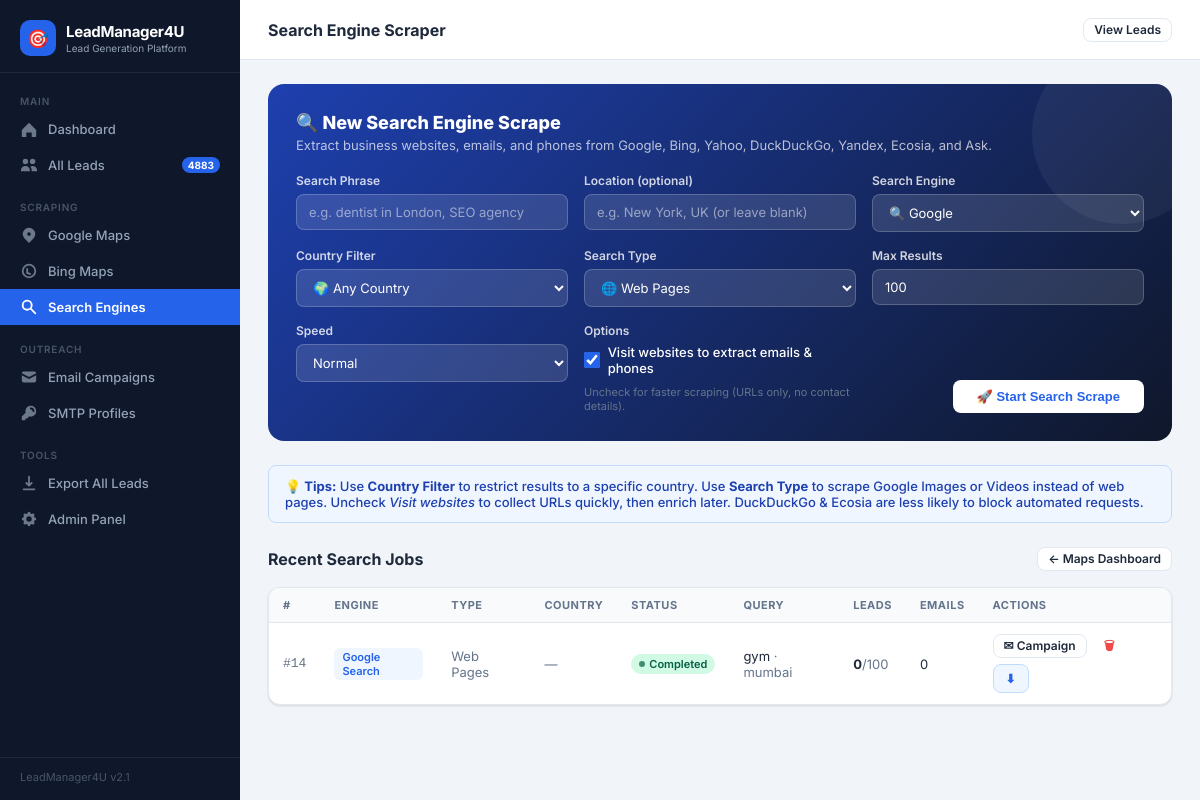
/search/, run on an earlier commit of the app's database.
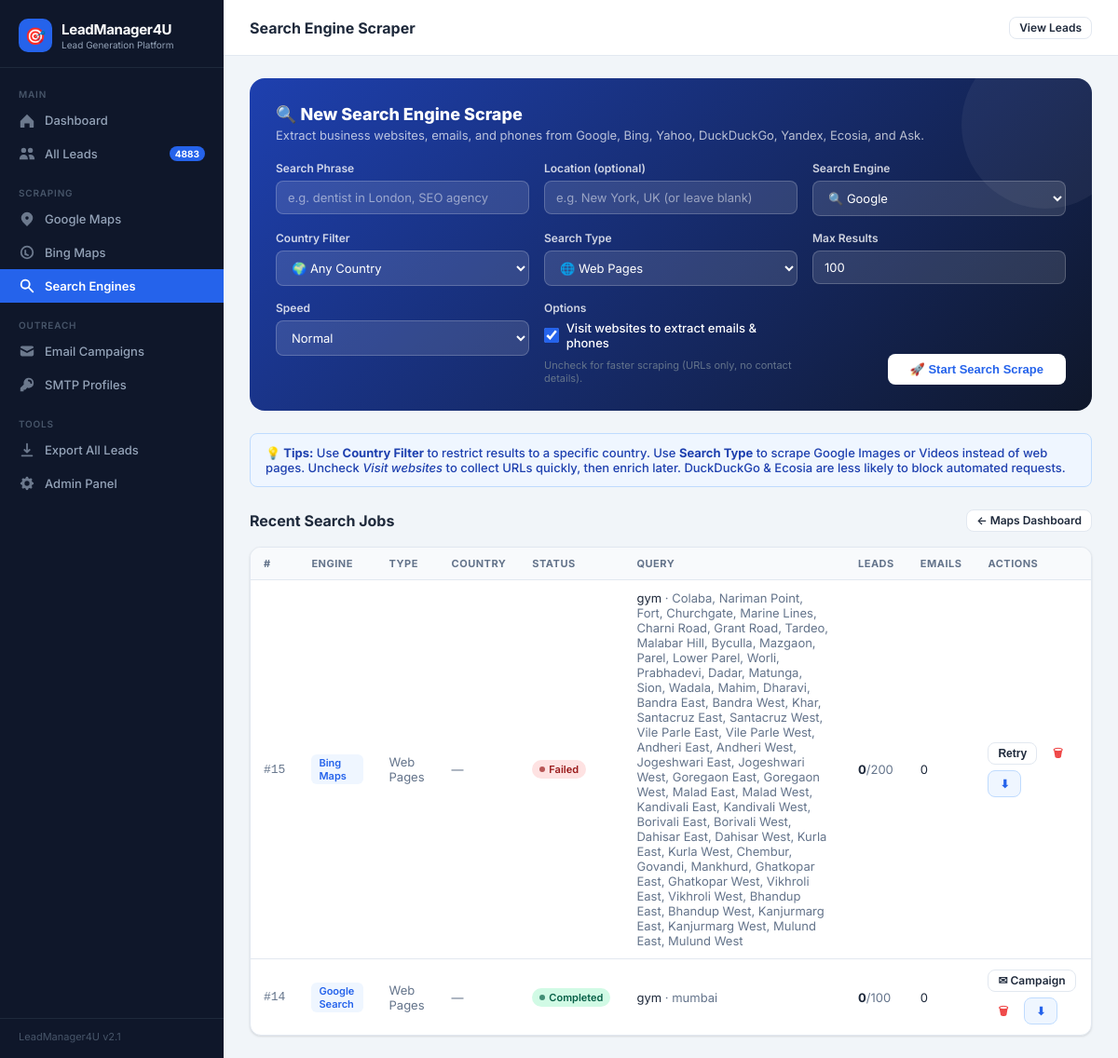
And on a later commit of the database.
### scraper/models.py (models this page shows, shortened)
class ScrapeJob(models.Model):
    STATUS_CHOICES = [
        ("queued", "Queued"),
        ("running", "Running"),
        ("paused", "Paused"),
        ("completed", "Completed"),
        ("completed_with_errors", "Completed With Errors"),
        ("failed", "Failed"),
    ]
    SPEED_CHOICES = [
        ("slow", "Slow"),
        ("normal", "Normal"),
        ("fast", "Fast"),
    ]
    SOURCE_CHOICES = [
        ("maps", "Google Maps"),
        ("bing_maps", "Bing Maps"),
        ("google", "Google Search"),
        ("bing", "Bing"),
        ("yahoo", "Yahoo"),
        ("duckduckgo", "DuckDuckGo"),
        ("yandex", "Yandex"),
        ("ecosia", "Ecosia"),
        ("ask", "Ask.com"),
    ]
    SEARCH_TYPE_CHOICES = [
        ("web", "Web Pages"),
        ("images", "Images"),
        ("videos", "Videos"),
        ("news", "News"),
    ]
    status = models.CharField(max_length=32, choices=STATUS_CHOICES, default="queued")
    source = models.CharField(max_length=32, choices=SOURCE_CHOICES, default="maps")
    search_phrase = models.CharField(max_length=255)
    domain = models.CharField(max_length=32, default="com", blank=True)
    locations = models.TextField(blank=True)
    country = models.CharField(max_length=8, blank=True, default="",
                               help_text="Country code e.g. us, uk, in, au (for search engines)")
    search_type = models.CharField(max_length=16, choices=SEARCH_TYPE_CHOICES, default="web",
                                   help_text="Search type for Google (web, images, videos, news)")
    max_results = models.PositiveIntegerField(default=1000)
    total_results = models.PositiveIntegerField(default=0)
    collected_listings = models.PositiveIntegerField(default=0)
    processed_listings = models.PositiveIntegerField(default=0)
    emails_found = models.PositiveIntegerField(default=0)
    total_locations = models.PositiveIntegerField(default=0)
    processed_locations = models.PositiveIntegerField(default=0)
    last_error = models.TextField(blank=True)
    speed = models.CharField(max_length=16, choices=SPEED_CHOICES, default="normal")
    auto_campaign_created = models.BooleanField(default=False,
                                                help_text="Whether an email campaign was auto-created for this job")
    created_at = models.DateTimeField(auto_now_add=True)
    updated_at = models.DateTimeField(auto_now=True)

### scraper/views.py (the view)
# urls.py: path('search/', views.search_home, name='search_home'),
def search_home(request):
    if request.method == "POST":
        return _start_search_job(request)
    recent_jobs = list(ScrapeJob.objects.exclude(source="maps").order_by("-created_at")[:12])
    return render(request, "search_home.html", {
        "recent_jobs": recent_jobs,
        "global_stats": _global_stats(),
        "active_page": "search",
    })

### scraper/views.py (called while the page is built)
def _global_stats():
    return {
        "total_jobs": ScrapeJob.objects.count(),
        "total_leads": BusinessListing.objects.count(),
        "leads_with_email": BusinessListing.objects.exclude(email="").count(),
        "leads_with_phone": BusinessListing.objects.exclude(phone="").count(),
        "active_jobs": ScrapeJob.objects.filter(status__in=["queued", "running"]).count(),
        "campaigns": EmailCampaign.objects.count(),
        "smtp_profiles": SmtpProfile.objects.count(),
    }

### scraper/templates/search_home.html (shortened to what this page needs)
{% extends "base.html" %}
{% block topbar_title %}Search Engine Scraper{% endblock %}
{% block topbar_actions %}
  <a href="{% url 'leads' %}" class="btn btn-secondary btn-sm">View Leads</a>
{% endblock %}
{% block content %}
<div class="new-job-panel mb-24">
  <div class="panel-title">🔍 New Search Engine Scrape</div>
  <div class="panel-sub">Extract business websites, emails, and phones from Google, Bing, Yahoo, DuckDuckGo, Yandex, Ecosia, and Ask.</div>
  <form method="post" action="{% url 'search_home' %}">
    <div class="form-grid">
      <div class="form-group">
        <label class="form-label">Search Phrase</label>
        <input type="text" name="search_phrase" class="form-input" placeholder="e.g. dentist in London, SEO agency" required>
      </div>
      <div class="form-group">
        <label class="form-label">Location (optional)</label>
        <input type="text" name="location" class="form-input" placeholder="e.g. New York, UK (or leave blank)">
      </div>
      <div class="form-group">
        <label class="form-label">Search Engine</label>
        <select name="engine" class="form-select">
          <option value="google">🔍 Google</option>
        </select>
      </div>
      <div class="form-group">
        <label class="form-label">Country Filter</label>
        <select name="country" class="form-select">
          <option value="">🌍 Any Country</option>
        </select>
      </div>
      <div class="form-group">
        <label class="form-label">Search Type</label>
        <select name="search_type" class="form-select" id="search-type-sel">
          <option value="web">🌐 Web Pages</option>
        </select>
      </div>
      <div class="form-group">
        <label class="form-label">Max Results</label>
        <input type="number" name="max_results" class="form-input" min="5" max="50000" value="100">
      </div>
      <div class="form-group">
        <label class="form-label">Speed</label>
        <select name="speed" class="form-select">
          <option value="normal" selected>Normal</option>
        </select>
      </div>
      <div class="form-group">
        <label class="form-label">Options</label>
        <label class="form-check">
          <input type="checkbox" name="visit_pages" value="1" checked id="visit-pages-chk">
          Visit websites to extract emails &amp; phones
        </label>
        <div class="form-hint">Uncheck for faster scraping (URLs only, no contact details).</div>
      </div>
      <div class="form-group" style="justify-content:flex-end; align-items:flex-end;">
        <button type="submit" class="btn btn-launch">🚀 Start Search Scrape</button>
      </div>
    </div>
  </form>
</div>
<div class="alert alert-info mb-24">
  <strong>💡 Tips:</strong>
  Use <strong>Country Filter</strong> to restrict results to a specific country.
  Use <strong>Search Type</strong> to scrape Google Images or Videos instead of web pages.
  Uncheck <em>Visit websites</em> to collect URLs quickly, then enrich later.
  DuckDuckGo &amp; Ecosia are less likely to block automated requests.
</div>
<div class="section-header">
  <div class="section-title">Recent Search Jobs</div>
  <a href="{% url 'home' %}" class="btn btn-secondary btn-sm">← Maps Dashboard</a>
</div>
{% if recent_jobs %}
<div class="card">
  <div class="table-wrap">
    <table class="table">
      <thead>
        <tr><th>#</th><th>Engine</th><th>Type</th><th>Country</th><th>Status</th><th>Query</th><th>Leads</th><th>Emails</th><th>Actions</th></tr>
      </thead>
      <tbody>
        {% for job in recent_jobs %}
        <tr data-href="{% url 'search_job_detail' job.id %}">
          <td class="text-muted font-mono">#{{ job.id }}</td>
          <td><span class="source-tag">{{ job.get_source_display }}</span></td>
          <td class="text-muted">{{ job.get_search_type_display }}</td>
          <td class="text-muted">{{ job.country|upper|default:"—" }}</td>
          <td><span class="badge badge-{{ job.status }}">{{ job.get_status_display }}</span></td>
          <td><span class="truncate" title="{{ job.search_phrase }}">{{ job.search_phrase }}</span>{% if job.locations %} <span class="text-muted">· {{ job.locations }}</span>{% endif %}</td>
          <td><strong>{{ job.collected_listings }}</strong><span class="text-muted">/{{ job.max_results }}</span></td>
          <td class="text-success">{{ job.emails_found }}</td>
          <td class="no-row-click">
            <div class="action-group">
              {% if job.status == "running" %}
                <form method="post" action="{% url 'pause_job' job.id %}">{% csrf_token %}<button type="submit" class="btn btn-secondary btn-sm">⏸</button></form>
                <form method="post" action="{% url 'stop_job' job.id %}">{% csrf_token %}<button type="submit" class="btn btn-danger btn-sm">Stop</button></form>
              {% elif job.status == "failed" %}
                <form method="post" action="{% url 'resume_job' job.id %}">{% csrf_token %}<input type="hidden" name="resume_mode" value="restart_all"><button type="submit" class="btn btn-secondary btn-sm">Retry</button></form>
                <form method="post" action="{% url 'delete_job' job.id %}" onsubmit="return confirm('Delete job #{{ job.id }} and all its leads?')">{% csrf_token %}<button type="submit" class="btn btn-ghost btn-sm text-danger">🗑</button></form>
              {% elif job.status in "completed,completed_with_errors" %}
                <a href="{% url 'new_campaign' %}?job_id={{ job.id }}" class="btn btn-secondary btn-sm">✉ Campaign</a>
                <form method="post" action="{% url 'delete_job' job.id %}" onsubmit="return confirm('Delete job #{{ job.id }} and all its leads?')">{% csrf_token %}<button type="submit" class="btn btn-ghost btn-sm text-danger">🗑</button></form>
              {% else %}
                <span class="text-muted" style="font-size:12px;">{{ job.get_status_display }}</span>
              {% endif %}
              <a href="{% url 'download_job_csv' job.id %}" class="download-btn">⬇</a>
            </div>
          </td>
        </tr>
        {% endfor %}
      </tbody>
    </table>
  </div>
</div>
{% endif %}
{% endblock %}

### scraper/templates/base.html (shortened to what this page needs)
{% load static %}
<!doctype html>
<html lang="en">
<head>
  <link rel="stylesheet" href="{% static 'scraper/styles.css' %}">
</head>
<body>
<aside class="sidebar">
  <div class="sidebar-logo">
    <a href="{% url 'home' %}">
      <div class="logo-icon">🎯</div>
      <div>
        <span class="logo-text">LeadManager4U</span>
        <span class="logo-sub">Lead Generation Platform</span>
      </div>
    </a>
  </div>
  <nav class="sidebar-nav">
    <div class="nav-section-label">Main</div>
    <a href="{% url 'home' %}" class="nav-item {% if active_page == 'dashboard' %}active{% endif %}">
      <span class="nav-icon">
        <svg viewBox="0 0 20 20" fill="currentColor" width="18" height="18"><path d="M2 11l8-8 8 8v7a1 1 0 01-1 1h-4v-5H7v5H3a1 1 0 01-1-1v-7z"/></svg>
      </span>
      Dashboard
    </a>
    <a href="{% url 'leads' %}" class="nav-item {% if active_page == 'leads' %}active{% endif %}">
      <span class="nav-icon">
        <svg viewBox="0 0 20 20" fill="currentColor" width="18" height="18"><path d="M9 6a3 3 0 11-6 0 3 3 0 016 0zM17 6a3 3 0 11-6 0 3 3 0 016 0zM12.93 17c.046-.327.07-.66.07-1a6.97 6.97 0 00-1.5-4.33A5 5 0 0119 16v1h-6.07zM6 11a5 5 0 015 5v1H1v-1a5 5 0 015-5z"/></svg>
      </span>
      All Leads
      {% if global_stats.total_leads %}
        <span class="nav-badge">{{ global_stats.total_leads }}</span>
      {% endif %}
    </a>
    <div class="nav-section-label" style="margin-top:8px">Scraping</div>
    <a href="{% url 'home' %}" class="nav-item {% if active_page == 'maps' or active_page == 'dashboard' and request.path == '/' %}active{% endif %}">
      <span class="nav-icon">
        <svg viewBox="0 0 20 20" fill="currentColor" width="18" height="18"><path fill-rule="evenodd" d="M5.05 4.05a7 7 0 119.9 9.9L10 18.9l-4.95-4.95a7 7 0 010-9.9zM10 11a2 2 0 100-4 2 2 0 000 4z" clip-rule="evenodd"/></svg>
      </span>
      Google Maps
    </a>
    <a href="{% url 'bing_maps_home' %}" class="nav-item {% if active_page == 'bing_maps' %}active{% endif %}">
      <span class="nav-icon">
        <svg viewBox="0 0 20 20" fill="currentColor" width="18" height="18"><path d="M10 2a8 8 0 100 16A8 8 0 0010 2zm0 2a6 6 0 110 12A6 6 0 0110 4zm-1 3v4l3.5 2-1 1.5L7 13V7h2z"/></svg>
      </span>
      Bing Maps
    </a>
    <a href="{% url 'search_home' %}" class="nav-item {% if active_page == 'search' %}active{% endif %}">
      <span class="nav-icon">
        <svg viewBox="0 0 20 20" fill="currentColor" width="18" height="18"><path fill-rule="evenodd" d="M8 4a4 4 0 100 8 4 4 0 000-8zM2 8a6 6 0 1110.89 3.476l4.817 4.817a1 1 0 01-1.414 1.414l-4.816-4.816A6 6 0 012 8z" clip-rule="evenodd"/></svg>
      </span>
      Search Engines
    </a>
    <div class="nav-section-label" style="margin-top:8px">Outreach</div>
    <a href="{% url 'campaigns' %}" class="nav-item {% if active_page == 'campaigns' %}active{% endif %}">
      <span class="nav-icon">
        <svg viewBox="0 0 20 20" fill="currentColor" width="18" height="18"><path d="M2.003 5.884L10 9.882l7.997-3.998A2 2 0 0016 4H4a2 2 0 00-1.997 1.884z"/><path d="M18 8.118l-8 4-8-4V14a2 2 0 002 2h12a2 2 0 002-2V8.118z"/></svg>
      </span>
      Email Campaigns
    </a>
    <a href="{% url 'smtp_profiles' %}" class="nav-item {% if active_page == 'smtp' %}active{% endif %}">
      <span class="nav-icon">
        <svg viewBox="0 0 20 20" fill="currentColor" width="18" height="18"><path fill-rule="evenodd" d="M18 8a6 6 0 01-7.743 5.743L10 14l-1 1-1 1H6v2H2v-4l4.257-4.257A6 6 0 1118 8zm-6-4a1 1 0 100 2 2 2 0 012 2 1 1 0 102 0 4 4 0 00-4-4z" clip-rule="evenodd"/></svg>
      </span>
      SMTP Profiles
    </a>
    <div class="nav-section-label" style="margin-top:8px">Tools</div>
    <a href="{% url 'download_csv' %}" class="nav-item">
      <span class="nav-icon">
        <svg viewBox="0 0 20 20" fill="currentColor" width="18" height="18"><path fill-rule="evenodd" d="M3 17a1 1 0 011-1h12a1 1 0 110 2H4a1 1 0 01-1-1zm3.293-7.707a1 1 0 011.414 0L9 10.586V3a1 1 0 112 0v7.586l1.293-1.293a1 1 0 111.414 1.414l-3 3a1 1 0 01-1.414 0l-3-3a1 1 0 010-1.414z" clip-rule="evenodd"/></svg>
      </span>
      Export All Leads
    </a>
    <a href="/admin/" class="nav-item">
      <span class="nav-icon">
      </span>
      Admin Panel
    </a>
  </nav>
  <div class="sidebar-footer">
    <div class="version">LeadManager4U v2.1</div>
  </div>
</aside>
<div class="main">
  <header class="topbar">
    <div class="topbar-title">{% block topbar_title %}Dashboard{% endblock %}</div>
    <div class="topbar-actions">
      {% block topbar_actions %}{% endblock %}
    </div>
  </header>
  <div class="page">
    {% block content %}{% endblock %}
  </div>
</div>
</body>
</html>

What changed in the data, as far as the page shows it:
added ScrapeJob: id "15", source "Bing Maps", search_type "Web Pages", country "—", status "Failed", search_phrase "gym", locations "Colaba, Nariman Point, Fort, Churchgate, Marine Lines, Charni Road, Grant Road, Tardeo, Malabar Hill, Byculla, Mazgaon, Parel, Lower Parel, Worli, Prabhadevi, Dadar, Matunga, Sion, Wadala, Mahim, Dharavi, Bandra East, Bandra West, Khar, Santacruz East, Santacruz West, Vile Parle East, Vile Parle West, Andheri East, Andheri West, Jogeshwari East, Jogeshwari West, Goregaon East, Goregaon West, Malad East, Malad West, Kandivali East, Kandivali West, Borivali East, Borivali West, Dahisar East, Dahisar West, Kurla East, Kurla West, Chembur, Govandi, Mankhurd, Ghatkopar East, Ghatkopar West, Vikhroli East, Vikhroli West, Bhandup East, Bhandup West, Kanjurmarg East, Kanjurmarg West, Mulund East,…", collected_listings "0", max_results "200", emails_found "0"
